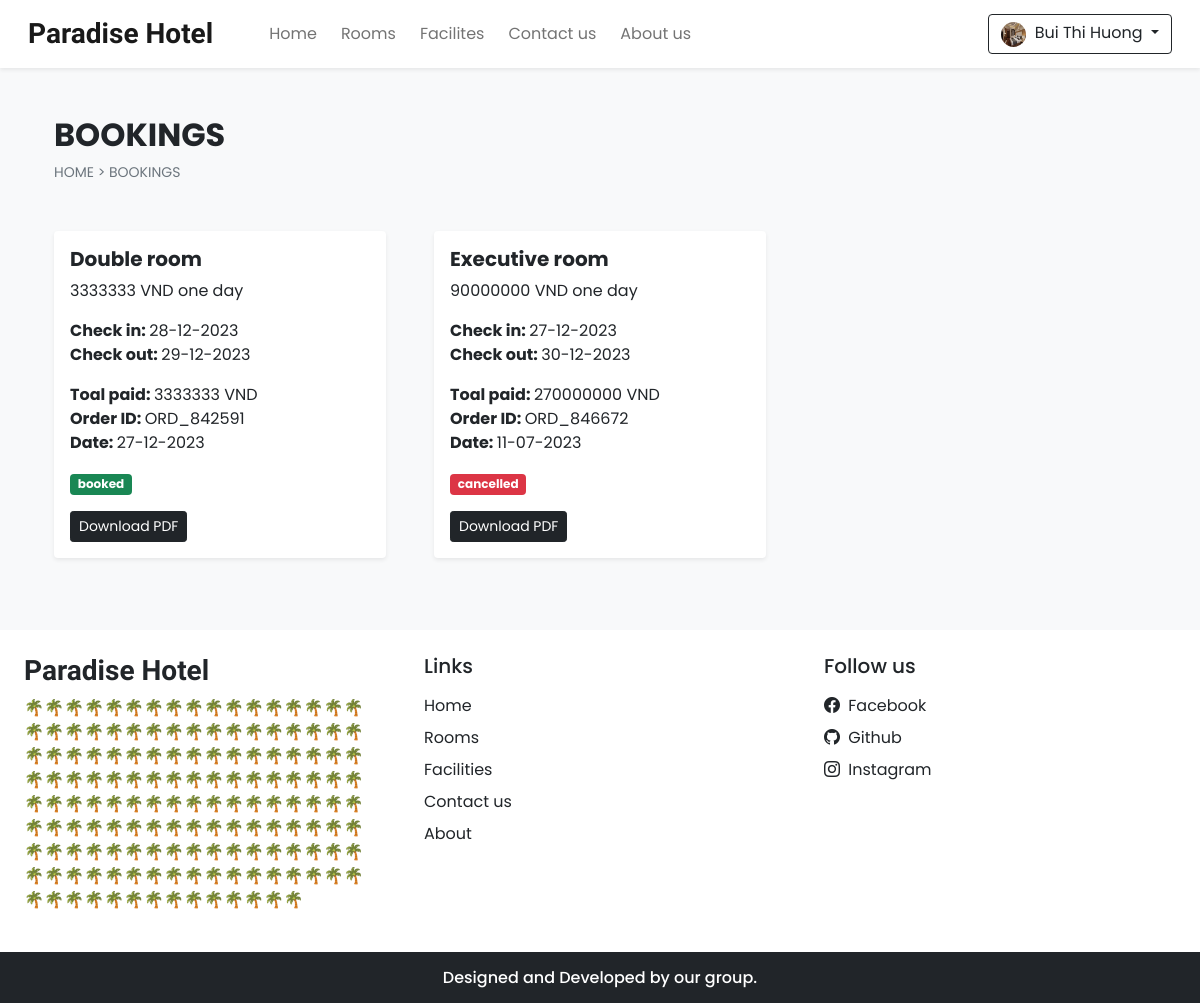
The app's page /bookings.php (signed in) with its own data.
### tables this page shows
CREATE TABLE `settings` (
  `sr_no` int(11) NOT NULL,
  `site_title` varchar(50) NOT NULL,
  `site_about` varchar(150) NOT NULL,
  `shutdown` tinyint(1) NOT NULL
);

CREATE TABLE `booking_details` (
  `sr_no` int(11) NOT NULL,
  `booking_id` int(11) NOT NULL,
  `room_name` varchar(100) NOT NULL,
  `price` int(11) NOT NULL,
  `total_pay` int(11) NOT NULL,
  `room_no` varchar(100) DEFAULT NULL,
  `user_name` varchar(100) NOT NULL,
  `phonenum` varchar(100) NOT NULL,
  `address` varchar(150) NOT NULL
);

CREATE TABLE `booking_order` (
  `booking_id` int(11) NOT NULL,
  `room_id` int(11) NOT NULL,
  `user_id` int(11) NOT NULL,
  `check_in` date NOT NULL,
  `check_out` date NOT NULL,
  `arrival` int(11) NOT NULL DEFAULT 0,
  `booking_status` varchar(100) NOT NULL DEFAULT 'booked',
  `order_id` varchar(150) NOT NULL,
  `datentime` datetime NOT NULL DEFAULT current_timestamp(),
  `refund` int(11) DEFAULT NULL,
  `rate_review` int(11) DEFAULT NULL
);

### admin/inc/db_config.php (called while the page is built, shortened)
<?php
function select($sql, $values, $datatypes)
{
    $con = $GLOBALS['con'];
    if ($stmt = mysqli_prepare($con, $sql)) {
        mysqli_stmt_bind_param($stmt, $datatypes, ...$values);
        if (mysqli_stmt_execute($stmt)) {
            $res = mysqli_stmt_get_result($stmt);
            return $res;
        } else {
            mysqli_stmt_close($stmt);
            die("Query cannot be executed - Select");
        }
    } else {
        die("Query cannot be prepared - Select");
    }
}
?>

### bookings.php (the view, shortened to what this page needs)
<!DOCTYPE html>
<html lang="vi">
<head>
    <?php require('inc/links.php');?>
    <link rel="stylesheet" href="https://cdn.jsdelivr.net/npm/swiper@10/swiper-bundle.min.css"/>
</head>
<body class="bg-light">
    <?php
        require('inc/header.php');
    ?>
    <div class="container">
        <div class="row">
            <div class="col-12 my-5  px-4">
                <h2 class="fw-bold ">BOOKINGS</h2>
                <div style="font-size:14px;">
                    <a href="index.php" class="text-secondary text-decoration-none">HOME</a>
                    <span class="text-secondary"> > </span>
                    <a href="#" class="text-secondary text-decoration-none">BOOKINGS</a>
                </div>
            </div>
            <?php
                $query = "SELECT bo.*, bd.* from booking_order bo
                    inner join booking_details bd on bo.booking_id = bd.booking_id
                    where ((bo.booking_status = 'booked')
                    or (bo.booking_status = 'cancelled')
                    or (bo.booking_status = 'payment failed'))
                    and (bo.user_id=?)
                    order by bo.booking_id desc";
                $result = select($query, [$_SESSION['uId']], 'i');
                while($data = mysqli_fetch_assoc($result))
                {
                    $date = date("d-m-Y", strtotime($data['datentime']));
                    $checkin = date("d-m-Y", strtotime($data['check_in']));
                    $checkout = date("d-m-Y", strtotime($data['check_out']));
                    $status_bg = "";
                    $btn = "";
                    if($data['booking_status'] == 'booked') {
                       $status_bg = "bg-success";
                       if($data['arrival'] == 1) {
                            $btn = "<a href='generate_pdf.php?gen_pdf&id=$data[booking_id]' class='btn btn-dark btn-sm shadow-none'>Download PDF</a> ";
                       }
                       else {
                        $btn = "<button onclick='cancel_booking($data[booking_id])' type='button' class='btn btn-danger btn-sm shadow-none'>Cancel</button>";
                       }
                    }
                    else if($data['booking_status'] == 'cancelled'){
                        $status_bg = "bg-danger";
                        if($data['refund'] == 0) {
                            $btn = "<span class='badge btn-primary'>Refund in process!</span>";
                        }
                        else {
                            $btn = "<a href='generate_pdf.php?gen_pdf&id=$data[booking_id]' class='btn btn-dark btn-sm shadow-none'>Download PDF</a>";
                        }
                    }
                    else {
                        $status_bg = "bg-warning";
                        $btn = "<a href='generate_pdf.php?gen_pdf&id=$data[booking_id]' class='btn btn-dark btn-sm shadow-none'>Download PDF</a>";
                    }
                    echo <<<bookings
                        <div class='col-md-4 px-4 mb-4'>
                            <div class='bg-white p-3 rounded shadow-sm'>
                                <h5 class="fw-bold">$data[room_name]</h5>
                                <p>$data[price] VND one day</p>
                                <p>
                                    <b>Check in: </b> $checkin <br>
                                    <b>Check out: </b> $checkout
                                </p>
                                <p>
                                    <b>Toal paid: </b>$data[total_pay] VND<br>
                                    <b>Order ID: </b> $data[order_id] <br>
                                    <b>Date: </b> $date
                                </p>
                                <p>
                                    <span class='badge $status_bg'>$data[booking_status]</span>
                                </p>
                                $btn
                            </div>
                        </div>
                    bookings;
                }
            ?>
        </div>
    </div>
    <?php require('inc/footer.php');?>
</body>
</html>

### inc/header.php (shortened to what this page needs)
<nav id="nav-bar" class="navbar navbar-expand-lg navbar-light bg-white px-lg-3 py-lg-2 shadow-sm sticky-top">
    <div class="container-fluid">
        <a class="navbar-brand me-5 fw-bold fs-3 h-font" href="index.php"><?php echo $settings_r['site_title'] ?></a>
        <div class="collapse navbar-collapse" id="navbarSupportedContent">
        <ul class="navbar-nav me-auto mb-2 mb-lg-0">
            <li class="nav-item">
            <a class="nav-link me-2"  href="index.php">Home</a>
            </li>
            <li class="nav-item">
            <a class="nav-link  me-2" href="ROOMS.PHP">Rooms</a>
            </li>
            <li class="nav-item">
            <a class="nav-link me-2" href="facilities.php">Facilites</a>
            </li>
            <li class="nav-item">
            <a class="nav-link me-2" href="CONTACT.PHP">Contact us</a>
            </li>
            <li class="nav-item">
            <a class="nav-link" href="about.php">About us</a>
            </li>
        </ul>
        <div class="d-flex">
            <?php
                if(isset($_SESSION['login']) && $_SESSION['login'] == true)
                {
                    $path = USERS_IMG_PATH;
                    echo<<<data
                    <div class="btn-group">
                        <button type="button" class="btn btn-outline-dark shadow-none dropdown-toggle" data-bs-toggle="dropdown" data-bs-display="static" aria-expanded="false">
                            <img src="$path$_SESSION[uPic]" style="width: 25px; height: 25px;" class="me-1 rounded-circle">
                            <span id="user-name">$_SESSION[uName]</span>
                        </button>
                        <ul class="dropdown-menu dropdown-menu-lg-end">
                            <li><a class="dropdown-item" href="profile.php">Profile</a></li>
                            <li><a class="dropdown-item" href="bookings.php">Bookings</a></li>
                            <li><a class="dropdown-item" href="logout.php">Logout</a></li>
                        </ul>
                    </div>
                    data;
                }
            ?>
        </div>
        </div>
    </div>
</nav>

### inc/footer.php (shortened to what this page needs)
<div class="container-fluid bg-white mt-5">
    <div class="row">
        <div class="col-lg-4 p-4">
            <h3 class="h-font fw-bold fs-3 mb-2"><?php echo $settings_r['site_title'] ?></h3>
            <p>
                <?php echo $settings_r['site_about'] ?>
            </p>
        </div>
        <div class="col-lg-4 p-4">
            <h5 class="mb-3">Links</h5>
            <a href="index.php" class="d-inline-block mb-2 text-dark text-decoration-none">Home</a><br>
            <a href="rooms.php" class="d-inline-block mb-2 text-dark text-decoration-none">Rooms</a><br>
            <a href="facilities.php" class="d-inline-block mb-2 text-dark text-decoration-none">Facilities</a><br>
            <a href="contact.php" class="d-inline-block mb-2 text-dark text-decoration-none">Contact us</a><br>
            <a href="about.php" class="d-inline-block mb-2 text-dark text-decoration-none">About</a><br>
        </div>
        <div class="col-lg-4 p-4">
            <h5 class="mb-3">Follow us</h5>
            <?php
            if ($contact_r['fb'] != '') {
                echo <<< data
                <a href=" $contact_r[fb]" class="d-inline-block text-dark text-decoration-none mb-2">
                <i class="bi bi-facebook me-1"></i> Facebook</span>
                </a><br>
                data;
            }
            ?>
            <a href="<?php echo  $contact_r['git'] ?>" class="d-inline-block text-dark text-decoration-none mb-2">
                <i class="bi bi-github me-1"></i> Github</span>
            </a><br>
            <a href="<?php echo  $contact_r['insta'] ?>" class="d-inline-block text-dark text-decoration-none">
                <i class="bi bi-instagram me-1"></i> Instagram</span>
            </a><br>
        </div>
    </div>
</div>
<h6 class="text-center bg-dark text-white p-3 m-0">Designed and Developed by our group.</h6>

### css/common.css (style rules this page uses)
:root { --teal: #2ec1ac; --teal_hover: #279e8c; }
* { font-family: 'Poppins', sans-serif; }
.h-font { font-family: 'Merienda', cursive; }

### records on screen
settings: site_title "Paradise Hotel", site_about "🌴🌴🌴🌴🌴🌴🌴🌴🌴🌴🌴🌴🌴🌴🌴🌴🌴🌴🌴🌴🌴🌴🌴🌴🌴🌴🌴🌴🌴🌴🌴🌴🌴🌴🌴🌴🌴🌴🌴🌴🌴🌴🌴🌴🌴🌴🌴🌴🌴🌴🌴🌴🌴🌴🌴🌴🌴🌴🌴🌴🌴🌴🌴🌴🌴🌴🌴🌴🌴🌴🌴🌴🌴🌴🌴🌴🌴🌴🌴🌴🌴🌴🌴🌴🌴🌴🌴🌴🌴🌴🌴🌴🌴🌴🌴🌴🌴🌴🌴🌴🌴🌴🌴🌴🌴🌴🌴🌴🌴🌴🌴🌴🌴🌴🌴🌴🌴🌴🌴🌴🌴🌴🌴🌴🌴🌴🌴🌴🌴🌴🌴🌴🌴🌴🌴🌴🌴🌴🌴🌴🌴🌴🌴🌴🌴🌴🌴🌴🌴🌴"
booking_details: room_name "Double room", price "3333333", booking.check_in "28-12-2023", booking.check_out "29-12-2023", total_pay "3333333", booking.order_id "ORD_842591", booking.datentime "27-12-2023", booking.booking_status "booked"
booking_details: room_name "Executive room", price "90000000", booking.check_in "27-12-2023", booking.check_out "30-12-2023", total_pay "270000000", booking.order_id "ORD_846672", booking.datentime "11-07-2023", booking.booking_status "cancelled"

### other values on screen
$_SESSION[uName] "Bui Thi Huong"
